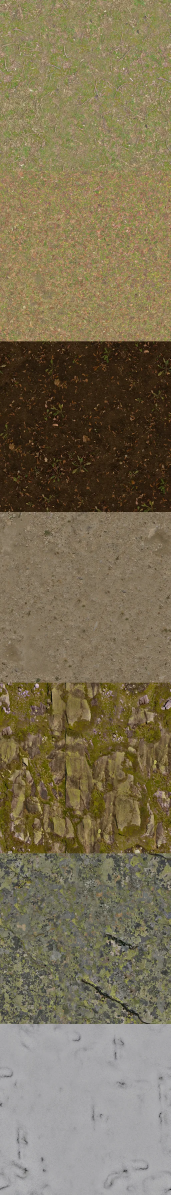
#> input picture src/Monde.Serveur/wwwroot/nature/sols-couleur.webp, 512 x 3584 px (shown at 1/3 size)
$ python -i composer.py   (imports and definitions only)
#> lines starting #> are read from the running program, lines starting #| are printed output that depends on the picture
#!/usr/bin/env python3
"""
Textures de la nature de la vue 3D (0.41.5) : sol, écorces et cartes de feuillage, faites de photographies CC0.

Sources (toutes CC0 1.0) :
- Poly Haven (https://polyhaven.com/license : « Our assets are all licensed as CC0 ») : sols forrest_ground_01, leafy_grass,
  mud_forest, coast_sand_01, aerial_rocks_02, mossy_rock, snow_02 ; écorces tree_bark_03, palm_bark ; fougère fern_02.
  Chaque fichier est vérifié par son empreinte md5, celle que donne l'API de Poly Haven (api.polyhaven.com/files/<nom>) ; les
  cartes de normales de coast_sand_01, aerial_rocks_02 et snow_02 n'existent qu'en copie recompressée : on garde leur sha256.
- ambientCG (https://docs.ambientcg.com/license/ : « All ambientCG assets are provided under the Creative Commons CC0 1.0
  Universal License ») : feuilles LeafSet022, LeafSet023, LeafSet024, Foliage001, Foliage008 (1K-PNG, Color et Opacity).

Usage : python3 outils/nature/composer.py <dossier des sources> client/public/nature
Le script refuse tout fichier dont l'empreinte ne correspond pas.
"""
import hashlib
import json
import os
import sys

import numpy as np
from PIL import Image
from scipy import ndimage

MD5 = {
    "forrest_ground_01_diff_1k.jpg": "236e7d928f5e357a194fd92de189cbe4",
    "forrest_ground_01_nor_gl_1k.jpg": "ba4265df25aea293913d004b69ef9ab0",
    "leafy_grass_diff_1k.jpg": "0dbc071e91d6905edfcfbe8eb785a1ab",
    "leafy_grass_nor_gl_1k.jpg": "8279e096e204ea326d57a318869f99df",
    "mud_forest_diff_1k.jpg": "d3ea8fc962bbf54d66fc5723cd0096c1",
    "mud_forest_nor_gl_1k.jpg": "6e2f0d15fdf402ca5221f63d0bfbeb60",
    "mossy_rock_diff_1k.jpg": "a57fbbf55269eb64f8d40708fe3af26c",
    "mossy_rock_nor_gl_1k.jpg": "59370f9b3d068271c2bccfb414dc325b",
    "tree_bark_03_diff_1k.jpg": "7f09750a7529c52977f79dae90f1d713",
    "tree_bark_03_nor_gl_1k.jpg": "1cd06150599a6202807f71f34ce8fe41",
    "palm_bark_diff_1k.jpg": "89e6474313f1547e3c12c4b68410ee39",
    "palm_bark_nor_gl_1k.jpg": "47c13a26ef585fbb0d93f5593f8f711f",
    "fern_02_diff_1k.jpg": "82c18a6cfd5ae91c37c0e078f591181c",
    "fern_02_alpha_1k.png": "1421e5e36946c23a7ddcc907de89025c",
    "aerial_rocks_02_diff_1k.jpg": "b5795e9b9e43d718ace73448c97d57ab",
    "coast_sand_01_diff_1k.jpg": "a1e243fc8635806381505c7dc44b192a",
    "snow_02_diff_1k.jpg": "fc54766c6b36ff298699115a619d440b",
}
# Copies (pas d'empreinte officielle disponible) : sha256 des fichiers utilisés.
SHA256 = {
    "aerial_rocks_02_nor_gl_1k.jpg": None,
    "coast_sand_01_nor_gl_1k.jpg": None,
    "snow_02_nor_gl_1k.jpg": None,
    "LeafSet022_Color.png": None, "LeafSet022_Opacity.png": None,
    "LeafSet023_Color.png": None, "LeafSet023_Opacity.png": None,
    "LeafSet024_Color.png": None, "LeafSet024_Opacity.png": None,
    "Foliage001_Color.png": None, "Foliage001_Opacity.png": None,
    "Foliage008_Color.png": None, "Foliage008_Opacity.png": None,
}
SHA_FICHIER = os.path.join(os.path.dirname(os.path.abspath(__file__)), "empreintes.json")

# Couches du sol, dans l'ordre des couches de la vue 3D (sol3d / tuiles).
SOLS = [
    ("forrest_ground_01", "sous-bois"),
    ("leafy_grass", "litiere"),
    ("mud_forest", "boue"),
    ("coast_sand_01", "sable"),
    ("aerial_rocks_02", "roche"),
    ("mossy_rock", "roche moussue"),
    ("snow_02", "neige"),
]
ECORCES = ["tree_bark_03", "palm_bark"]
COTE = 512

rng = np.random.default_rng(41)


# [16 lines left out: function verifier, not called in this run]


def lire(src, nom, mode="RGB"):
    return np.asarray(Image.open(os.path.join(src, nom)).convert(mode), dtype=np.float32) / 255.0


# [11 lines left out: functions aplatir, reduire, not called in this run]


def lineaire(c):
    return np.where(c <= 0.04045, c / 12.92, ((c + 0.055) / 1.055) ** 2.4)


# [34 lines left out: functions bande, sols, ecorces, not called in this run]


# ---------- Feuilles et cartes de feuillage ----------

def feuilles(src, nom, sens):
    """Les feuilles d'une planche ambientCG, chacune base en bas, pointe en haut (RGBA, 0 à 1)."""
    rgb = lire(src, f"{nom}_Color.png")
    a = lire(src, f"{nom}_Opacity.png", "L")
    lab, k = ndimage.label(a > 0.5)
    liste = []
    for i, o in enumerate(ndimage.find_objects(lab)):
        if (lab[o] == i + 1).sum() < 2000:
            continue
        f = np.dstack([rgb[o], a[o] * (lab[o] == i + 1)])
        if sens == "gauche":  # base à gauche : on tourne d'un quart de tour
            f = np.rot90(f, 1)
        liste.append(f)
    return liste


# [52 lines left out: functions fronde_fougere, coller, tige, not called in this run]


def toile(l, h):
    return np.zeros((h, l, 4), dtype=np.float32)


# [130 lines left out: functions carte_fougere, carte_cycas, carte_preles, carte_feuillu, carte_araucaria, carte_buisson and 2 more, not called in this run]


def atlas(src, dest):
    larges = feuilles(src, "LeafSet022", "bas") + feuilles(src, "LeafSet024", "bas") + feuilles(src, "LeafSet023", "gauche")
    fines = feuilles(src, "Foliage008", "gauche")
    brins = feuilles(src, "Foliage001", "bas")
    frondes = fronde_fougere(src)
    a = toile(2048, 2048)
    places = {
        "fougere": (0, 0, carte_fougere(frondes)),
        "cycas": (256, 0, carte_cycas(fines)),
        "preles": (512, 0, carte_preles(brins)),
        "feuillu": (1024, 0, carte_feuillu(larges)),
        "araucaria": (0, 1024, carte_araucaria(larges)),
        "buisson": (1024, 1024, carte_buisson(larges)),
        "litiere": (1536, 1024, carte_litiere(larges)),
        "fougere2": (0, 1536, carte_fougere(frondes[1:])),
        "fougere3": (256, 1536, carte_fougere(frondes[2:])),
    }
    zones = {}
    for nom, (x, y, img) in places.items():
        h, w = img.shape[:2]
        if nom.startswith("fougere") and h > 512 and y == 1536:
            img = np.asarray(Image.fromarray((img * 255).astype(np.uint8), "RGBA").resize((128, 512), Image.LANCZOS), dtype=np.float32) / 255
            h, w = img.shape[:2]
        a[y:y + h, x:x + w] = img
        zones[nom] = [x / 2048, y / 2048, w / 2048, h / 2048]
    a = deborder(a)
    Image.fromarray((np.clip(a, 0, 1) * 255 + 0.5).astype(np.uint8), "RGBA").save(os.path.join(dest, "feuillages.webp"), "WEBP", quality=88, method=6)
    return zones


# [13 lines left out: function main, not called in this run]


# [2 lines not run here, left out]

>>> import cv2
>>> picture = cv2.imread('../../src/Monde.Serveur/wwwroot/nature/sols-couleur.webp', cv2.IMREAD_GRAYSCALE)
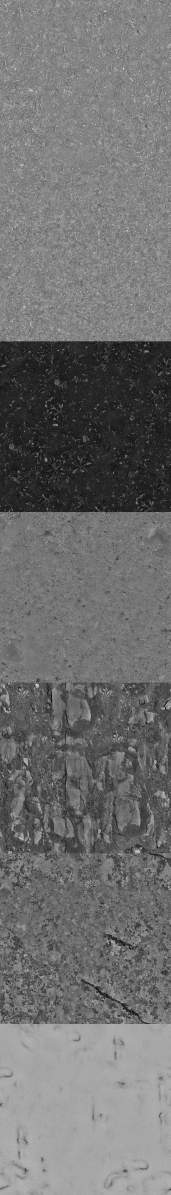
#> picture: shape (3584, 512) (shown at 1/3 size); min 0, max 247, mean 112.3
>>> result = atlas(picture, 'out.png')
#> (the run stopped early here; a loop or call above may not have finished)
